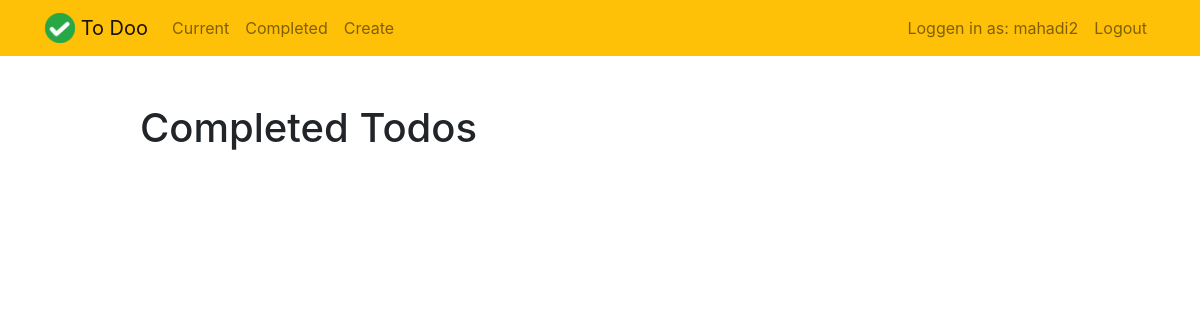
Before: /completed/ (signed in) with the older database file.
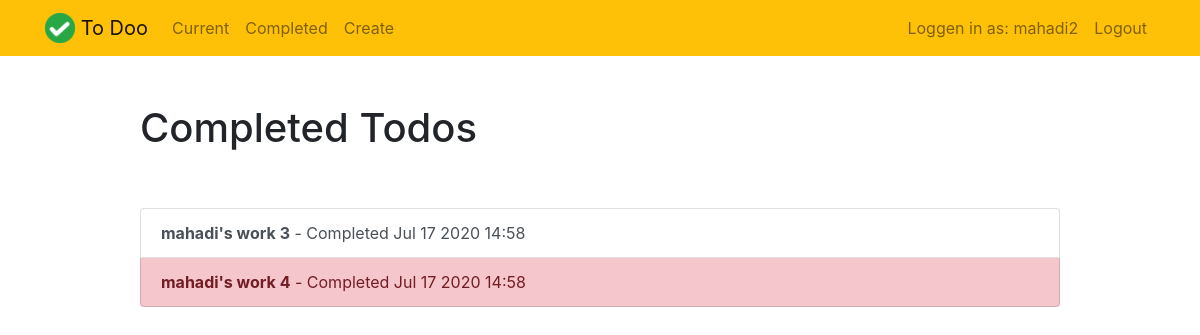
After: the same page with the newer database file.
### todo/models.py (models this page shows, shortened)
class Todo(models.Model):
    title = models.CharField(max_length=100)
    memo = models.TextField(blank=True)
    created = models.DateTimeField(auto_now_add=True)
    datecompleted = models.DateTimeField(null=True, blank=True)
    important = models.BooleanField(default=False)
    user = models.ForeignKey(User, on_delete=models.CASCADE)

### todo/views.py (the view)
# urls.py: path('completed/', views.completedtodos, name='completedtodos'),
@login_required
def completedtodos(request):
    todos = Todo.objects.filter(user=request.user, datecompleted__isnull=False)
    return render(request, 'todo/completedtodos.html', {'todos':todos})

### todo/templates/todo/completedtodos.html
{% extends "todo/base.html" %}
{% block content %}
    <div class="row justify-content-center mt-5">
        <div class="col-md-10">
            <h1>Completed Todos</h1>
        </div>
    </div>
    <div class="row justify-content-center mt-5">
        <div class="col-md-10">
            <div class="list-group">
                {% for todo in todos %}
                    <a href="{% url 'viewtodo' todo.id %}" class="list-group-item list-group-item-action{% if todo.important %} list-group-item-danger{% endif %}"><b>{{ todo.title }}</b> - Completed {{ todo.datecompleted|date:'M j Y H:i' }}</a>
                {% endfor %}
            </div>
        </div>
    </div>
{% endblock %}

Changed rows visible on the page:
added Todo: title "mahadi's work 3", datecompleted "Jul 17 2020 14:58", important False (drawn)
added Todo: title "mahadi's work 4", datecompleted "Jul 17 2020 14:58", important True (drawn)
